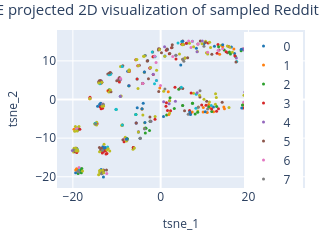

Notebook code cell kept with this figure:
### Code cell
ts = [t for t in range(dataset.num_classes)]
cs = ["#%02x%02x%02x" % (int(r*255), int(g*255), int(b*255)) for r, g, b in sns.color_palette(n_colors=dataset.num_classes)]

VisUtils.scatter_plot(
    fig_size=DEFAULT_VAL_FIG_SIZE
    , title_size=DEFAULT_VAL_TITLE_SIZE
    , label_size=DEFAULT_VAL_LABEL_SIZE
    , vm=VisUtils.get_scatter_plot_vm(
        data=pd.concat(
            axis=1
            , objs=[
                pd.DataFrame(
                    data=TSNE(
                        n_components=2
                    ).fit_transform(
                        X=df_X.iloc[:N_SAMPLES, :]
                    )
                    , columns=["tsne_1", "tsne_2"]
                )
                , df_Y.iloc[:N_SAMPLES, :]
            ]
        )
        , uni_ts=ts
        , labels_ts=ts
        , colors_ts=cs
        , col_xs="tsne_1"
        , col_ys="tsne_2"
        , label_xs="tsne_1"
        , label_ys="tsne_2"
        , col_ts="community"
        , title=f"t-SNE projected 2D visualization of sampled Reddit data"
    )
)

### Figure 1 — Plotly figure (JSON) as saved in the notebook; plotly's stock layout.template omitted (floating-point values rounded to 4 significant figures)
{"data": [{"marker": {"color": "#1f77b4", "size": 3}, "mode": "markers", "name": "0", "type": "scatter", "x": [-18.42, -13.17, -1.351, -13.89, -7.511, -13.64, -9.271, 1.542, -13.56, -13.63, 16.85, 5.894, -9.164, -13.09, -12.89, -5.077, -13.04, -13.3, -13.75, -18.4, -2.942, -3.968, -4.68, 12.03, -12.62, -18.94, -12.6], "y": [-17.92, -12.23, 11.19, -1.247, 7.299, -1.565, 5.075, 12.92, -18.12, -0.9999, 11.91, 14.55, 0.8689, -12.92, -12.47, -8.416, -20.09, -18.64, -1.087, -18.51, 10.04, -0.9632, -10.06, -1.951, -12.62, -7.943, -12.42]}, {"marker": {"color": "#ff7f0e", "size": 3}, "mode": "markers", "name": "1", "type": "scatter", "x": [-4.059, 16.69, -0.1937, 7.202, -12.03, -16.12, 5.037], "y": [4.173, 13.05, 2.974, -3.236, 2.257, 0.1992, 10.41]}, {"marker": {"color": "#2ca02c", "size": 3}, "mode": "markers", "name": "2", "type": "scatter", "x": [-14.96, 7.254, 3.108, -11.72, 4.125, 2.138, -17.96, -18.97], "y": [-6.239, -0.9801, -2.332, 2.51, 2.662, 0.4504, -17.85, -7.393]}, {"marker": {"color": "#d62728", "size": 3}, "mode": "markers", "name": "3", "type": "scatter", "x": [5.865, -13.24, -5.205, -12.24, 1.296, 5.189, -1.662, 2.48, 15.51, 1.975, -1.757, 10.82, -12.45, -8.335, -13.56, 13.07, 18.83, 4.818, -9.398, -14.48, -13.81], "y": [14.54, -2.238, 8.745, -13.99, 12.76, 14.24, 11.09, 13.4, 13.73, 11.87, 11.05, 14.65, -14.09, -10.96, -2.374, 14.21, 13.04, 14.32, 4.515, -6.249, -1.868]}, {"marker": {"color": "#9467bd", "size": 3}, "mode": "markers", "name": "4", "type": "scatter", "x": [-4.054, -5.051, 18.73], "y": [4.179, -8.37, 13.09]}, {"marker": {"color": "#8c564b", "size": 3}, "mode": "markers", "name": "5", "type": "scatter", "x": [9.032, 8.949, 19.57, 15.24, 11.67, 13.31], "y": [15.12, 0.6224, -1.339, 12.13, 11.73, 12.79]}, {"marker": {"color": "#e377c2", "size": 3}, "mode": "markers", "name": "6", "type": "scatter", "x": [28.3, 6.91, -9.107, -1.042, 18.91, -18.66, 23.57, -9.671, -0.9337, -8.26], "y": [-4.137, 13.45, 5.156, 9.584, -0.7287, -7.493, -1.909, 5.364, 4.888, -10.16]}, {"marker": {"color": "#7f7f7f", "size": 3}, "mode": "markers", "name": "7", "type": "scatter", "x": [21.86, -13.01, -13.66], "y": [0.1275, -18.62, -18.74]}, {"marker": {"color": "#bcbd22", "size": 3}, "mode": "markers", "name": "8", "type": "scatter", "x": [-18.61, 10.72, -1.261, 19.29, 20.6, 10.43, -3.731, -16.14, -13.87, 16.35, -13.05, 7.486, -14.61, 11.17, 13.85, 12.48, -19.82, -10.13, -13.3, 8.867, -13.83, 18.98, -14.13, -8.997, -8.886, -0.921, -13.34, -14.78, 10.23, 21.36, -19.73], "y": [-6.984, 11.8, -4.401, 1.366, 3.162, 12.11, 7.082, 0.1953, -18.91, 12.23, -1.599, 1.587, -6.6, 14.79, 14.06, -1.203, -13.61, -2.56, -13.42, 1.129, -18.36, 1.085, -19.46, 0.921, -6.658, 7.543, -1.735, -6.43, 15.08, -0.3908, -12.61]}, {"marker": {"color": "#17becf", "size": 3}, "mode": "markers", "name": "9", "type": "scatter", "x": [11.54, -0.9541, -1.284], "y": [-1.574, 4.898, 11.09]}, {"marker": {"color": "#1f77b4", "size": 3}, "mode": "markers", "name": "10", "type": "scatter", "x": [-5.571, 8.15, 0.6503, -5.333, 9.862, 0.971, 19.44], "y": [-6.091, 13.27, -4.378, -2.112, 14.44, 11.24, 0.6213]}, {"marker": {"color": "#ff7f0e", "size": 3}, "mode": "markers", "name": "11", "type": "scatter", "x": [9.682, 9.718, 11.29, 13.44, 19.85, 12.06, 10.95, 10.62], "y": [-3.211, -2.103, -2.196, 11.72, 12.83, -3.175, -1.277, -3.392]}, {"marker": {"color": "#2ca02c", "size": 3}, "mode": "markers", "name": "12", "type": "scatter", "x": [15.66, 18.33, 17.07, 15.91, 13.2, 14.5], "y": [12.31, 12.62, 11.15, 11.79, 13.67, 12.82]}, {"marker": {"color": "#d62728", "size": 3}, "mode": "markers", "name": "13", "type": "scatter", "x": [23.52, -16.1, -18.41, 19.26], "y": [-2.389, 0.5546, -7.728, -2.051]}, {"marker": {"color": "#9467bd", "size": 3}, "mode": "markers", "name": "14", "type": "scatter", "x": [-13.48, 19.94, -7.332, 9.494, -3.695, -20.11, 17.25, -9.173, -2.187, 0.8938, 19.9, -5.578, -8.766], "y": [4.792, -0.4451, 7.273, 15.13, -7.546, -13.21, 10.75, 0.8503, -5.655, 13.68, 1.073, -6.093, 8.536]}, {"marker": {"color": "#8c564b", "size": 3}, "mode": "markers", "name": "15", "type": "scatter", "x": [-8.614, -13.7, -13.38, -13.68, -1.812, 4.478, 21.29, -2.776, -12.04, -2.425, 0.1859, 1.443, -12.34, 2.083, -9.482, -13.95, -2.972, -0.2191, -0.455, -13.34, 5.054, -5.575, 5.031, -4.848, -13.98, -13.49, 5.514, -12.77, -19.16, 5.449, -8.707, -8.593, -11.46, -18.83, 2.648, -6.228, 8.501, -14.14, -13.0, -19.47, -0.4992, -3.083, 10.23, 2.601, -9.379, -11.31, -13.59, -4.119, -18.8, 20.79, -9.996, 25.72, 21.41, -2.443, 26.59, -7.702, 1.463], "y": [8.731, 4.909, 4.486, -13.06, 12.33, 2.969, 4.222, 5.357, 6.574, 8.183, 12.08, 12.87, -18.27, 11.91, 5.186, -12.4, 10.0, 13.04, 13.15, -19.1, 15.11, -6.097, 2.858, 8.865, 4.872, -12.59, 10.74, -13.24, -12.62, -2.924, -6.605, -10.45, 7.01, -7.783, 14.2, -12.44, 14.37, 4.53, -18.23, -13.54, 12.83, 9.987, 14.76, 13.44, 5.671, 6.826, 4.217, 4.14, -18.19, 2.75, 4.883, -1.594, -1.399, -4.523, -2.74, -10.17, 13.07]}, {"marker": {"color": "#e377c2", "size": 3}, "mode": "markers", "name": "16", "type": "scatter", "x": [14.12, 6.38], "y": [13.11, 15.17]}, {"marker": {"color": "#7f7f7f", "size": 3}, "mode": "markers", "name": "17", "type": "scatter", "x": [-11.72, 5.014, 5.013, -9.181, 20.29, 0.9747, 2.046], "y": [2.117, -1.566, 10.41, 5.252, 1.221, 2.697, -0.3486]}, {"marker": {"color": "#bcbd22", "size": 3}, "mode": "markers", "name": "18", "type": "scatter", "x": [-5.157, -12.9, -11.69, -15.0, 9.875, -3.63, -7.23, 0.6898, 8.356, -5.659, -6.292, -5.062, -3.653, -13.9, 12.69, 15.58, -8.064, 28.03, 11.12, -7.1, -19.49, -14.58, 2.04, -0.2479, 9.434, 5.573, 8.468, -4.053], "y": [2.871, -11.56, 2.351, -6.312, 0.05488, -6.005, 7.625, 2.108, 12.4, -3.895, -12.87, -8.412, -7.467, -18.43, 0.5355, -2.054, -9.758, -3.553, -0.6432, 7.611, -13.05, -5.881, -0.3479, 12.97, 14.42, 10.76, -2.986, -4.017]}, {"marker": {"color": "#17becf", "size": 3}, "mode": "markers", "name": "19", "type": "scatter", "x": [8.036, 4.777, 8.109, -3.57, -14.86, -1.917, 17.35, -5.368, -18.47, -10.16, -19.26, 3.957, 7.24, -10.16, 4.725, -11.39], "y": [-2.297, 15.02, 1.374, 11.39, -6.143, 12.27, 9.843, 5.315, -18.16, -2.559, -7.527, 14.59, 15.06, -2.552, 3.2, 6.588]}, {"marker": {"color": "#1f77b4", "size": 3}, "mode": "markers", "name": "20", "type": "scatter", "x": [16.11, 12.26], "y": [13.59, 13.77]}, {"marker": {"color": "#ff7f0e", "size": 3}, "mode": "markers", "name": "21", "type": "scatter", "x": [27.87, 14.4, 23.87, 27.22, 27.79, 1.735, 8.591, 28.6, 18.77, -19.75, 14.54, 20.06], "y": [-4.147, -1.922, -2.934, -3.356, -4.647, 1.983, -1.974, -3.826, -1.436, -7.683, -2.384, -2.158]}, {"marker": {"color": "#2ca02c", "size": 3}, "mode": "markers", "name": "22", "type": "scatter", "x": [19.57, 1.36, -2.397, 27.24, -18.12, 5.028, -5.631, 11.65, 29.38, 27.34, 29.22, -7.568, 10.94, 26.27, -2.534, -3.337, -3.486, 26.36, 28.55, 7.868, -18.81, 28.72, 8.445, 26.9, -3.441, 7.263], "y": [-2.352, -4.009, -5.644, -4.299, -18.26, -1.563, -3.877, -3.101, -4.439, -3.559, -4.847, -10.16, -1.873, -3.631, -8.053, -7.424, -8.701, -3.796, -4.594, -3.744, -19.15, -5.203, -3.317, -4.196, -7.368, -0.9779]}, {"marker": {"color": "#d62728", "size": 3}, "mode": "markers", "name": "23", "type": "scatter", "x": [-11.9, -19.11, -13.05, 22.68, 24.94, 1.56, 6.596, 12.74, 1.331, -5.358, 19.87, -13.29, -2.461, 25.26, -1.281, 3.267, 13.18, 9.357, -1.68, 18.82, 1.209, 10.33, 6.945, -4.252, 21.54, 6.761], "y": [2.191, -13.71, -13.54, -2.6, -1.7, -2.88, -2.84, -3.051, -0.8733, 5.332, -1.53, -13.84, 8.148, -2.728, -5.097, 3.182, -2.421, -1.407, 6.495, -2.181, -1.738, -1.507, 1.688, -2.432, -1.116, -3.589]}, {"marker": {"color": "#9467bd", "size": 3}, "mode": "markers", "name": "24", "type": "scatter", "x": [], "y": []}, {"marker": {"color": "#8c564b", "size": 3}, "mode": "markers", "name": "25", "type": "scatter", "x": [-0.4358, 17.16, 10.5], "y": [2.1, 9.734, -0.4773]}, {"marker": {"color": "#e377c2", "size": 3}, "mode": "markers", "name": "26", "type": "scatter", "x": [-2.355, 13.11, 2.765, -0.03104, -12.28, -5.027, -13.17, -1.347], "y": [8.187, 12.78, 11.1, 3.643, -19.15, 8.793, -1.148, 11.19]}, {"marker": {"color": "#7f7f7f", "size": 3}, "mode": "markers", "name": "27", "type": "scatter", "x": [10.69, -13.07, -6.196, 20.4, -2.367, 6.286, -13.47, -7.679, -4.649, 20.5, -3.639, 22.47, -19.71, 8.973, -18.44], "y": [-2.466, -1.247, -12.52, 3.199, -5.682, -3.835, -19.21, -10.54, -10.06, -1.329, -7.561, -1.909, -13.01, 2.287, -18.82]}, {"marker": {"color": "#bcbd22", "size": 3}, "mode": "markers", "name": "28", "type": "scatter", "x": [-2.292, 15.2, -7.205, -11.77, 4.984, 15.76, -11.59, 0.9361, -12.98, 4.291, 5.113], "y": [8.276, 13.83, 3.563, 1.933, 14.17, 13.49, -13.31, 11.22, -18.98, 11.77, 14.24]}, {"marker": {"color": "#17becf", "size": 3}, "mode": "markers", "name": "29", "type": "scatter", "x": [-12.08, -19.0, -11.74, -5.673, 25.46, -11.52, 22.13, 29.11, -1.398, -13.84], "y": [-12.33, -12.88, 6.397, -3.895, -3.26, 6.456, -2.132, -4.219, 4.108, 4.086]}, {"marker": {"color": "#1f77b4", "size": 3}, "mode": "markers", "name": "30", "type": "scatter", "x": [29.05, 6.642, 25.07, 10.16, -19.37, 26.98, 20.69, 18.49, 6.805, 28.26], "y": [-3.873, -3.214, -3.286, -3.172, -18.98, -3.815, -1.91, -2.17, -3.879, -4.975]}, {"marker": {"color": "#ff7f0e", "size": 3}, "mode": "markers", "name": "31", "type": "scatter", "x": [-19.35, 20.86, 14.13, -19.15, 1.877], "y": [-18.27, 3.605, 13.7, -17.96, -3.871]}, {"marker": {"color": "#2ca02c", "size": 3}, "mode": "markers", "name": "32", "type": "scatter", "x": [23.17, -18.07, 18.65, -7.239, 12.77], "y": [-2.35, -18.97, -1.425, 3.567, -1.825]}, {"marker": {"color": "#d62728", "size": 3}, "mode": "markers", "name": "33", "type": "scatter", "x": [3.491, 2.258, -7.144, -12.52, 14.92, -5.668, 16.91, 19.98, 12.86, 11.62, -6.234], "y": [10.46, -2.896, 7.237, -13.27, 12.35, 10.27, 11.32, 0.479, 11.97, -2.454, -12.45]}, {"marker": {"color": "#9467bd", "size": 3}, "mode": "markers", "name": "34", "type": "scatter", "x": [-1.699, 19.09, 20.74, 19.02, 19.19, 1.939, 8.301, 3.368, 8.315, 0.6898, 3.498], "y": [6.53, 12.9, 2.275, 12.81, 1.963, -1.122, 12.37, -0.4385, 1.718, -0.5972, 11.44]}, {"marker": {"color": "#8c564b", "size": 3}, "mode": "markers", "name": "35", "type": "scatter", "x": [14.02, -11.32, -11.67, 6.154, 28.93, 25.67], "y": [-0.6827, 2.003, 6.888, 10.79, -4.943, -2.42]}, {"marker": {"color": "#e377c2", "size": 3}, "mode": "markers", "name": "36", "type": "scatter", "x": [22.93, -16.09, 8.515, -19.13, -4.088, -7.178, 10.71, 7.203, -18.61, 24.5, -9.121], "y": [-1.88, 0.2421, 14.37, -7.467, 4.129, 3.615, 12.22, 15.07, -17.6, -2.44, 5.405]}, {"marker": {"color": "#7f7f7f", "size": 3}, "mode": "markers", "name": "37", "type": "scatter", "x": [-3.662, -2.37, 5.284, -4.665, -13.26, 9.873, 8.561, 3.454, -18.88, -3.508, -14.82], "y": [7.139, -5.535, 9.93, -10.04, -13.12, 13.76, -1.974, 11.43, -18.58, 11.37, -6.32]}, {"marker": {"color": "#bcbd22", "size": 3}, "mode": "markers", "name": "38", "type": "scatter", "x": [-7.81, -8.715, -12.22, -11.44, 7.514, -5.981, -19.01, 24.14, -13.92, -3.744, -17.8, -5.569, -12.97, -18.85, -11.95, -13.42, -18.95, 6.57, 12.51, 21.25, -14.07, 21.44, -13.24, -9.145, 11.38, -19.38, 2.049, -4.25, -19.57, -16.09, -19.27, -3.896, -19.43, -7.224, -5.414, -5.071], "y": [-10.74, -6.612, -13.08, 2.437, 13.64, -12.57, -8.155, -1.055, -13.51, 11.22, -18.5, 10.3, -1.655, -13.3, -12.77, 4.432, -13.02, 14.53, 1.518, 0.5216, 4.239, 4.344, -18.31, 8.564, 13.44, -12.57, -3.483, -2.435, -8.205, 0.274, -13.32, 11.22, -6.987, 7.285, 10.35, 8.752]}, {"marker": {"color": "#17becf", "size": 3}, "mode": "markers", "name": "39", "type": "scatter", "x": [-8.715, -8.751], "y": [-6.611, 8.528]}, {"marker": {"color": "#1f77b4", "size": 3}, "mode": "markers", "name": "40", "type": "scatter", "x": [-3.583, 5.009, -7.758, -4.242, -14.36, 4.583, -3.712, -7.236, 14.14, -7.744, 25.45, 18.38], "y": [-5.965, 15.1, -10.23, -2.415, -1.761, 8.905, 7.105, 3.576, 14.14, -10.2, -1.529, 12.98]}], "layout": {"height": 20, "legend": {"orientation": "v", "x": 0.99, "xanchor": "right", "y": 0.99, "yanchor": "top"}, "margin": {"b": 15, "l": 15, "pad": 0, "r": 15, "t": 30}, "title": {"font": {"size": 15}, "text": "t-SNE projected 2D visualization of sampled Reddit data", "x": 0.5}, "width": 25, "xaxis": {"title": {"font": {"size": 12}, "text": "tsne_1"}}, "yaxis": {"title": {"font": {"size": 12}, "text": "tsne_2"}}}}
